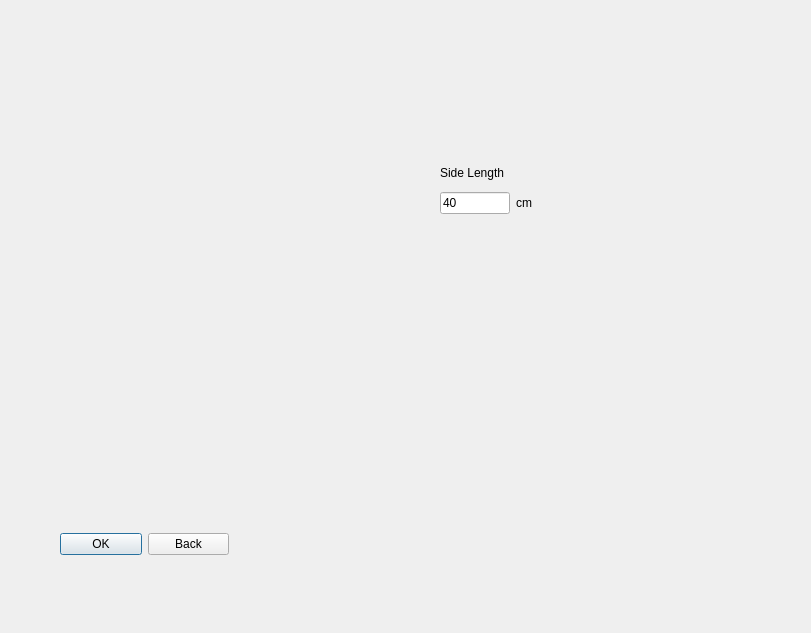
<?xml version="1.0" encoding="UTF-8"?>
<ui version="4.0">
 <class>sqr</class>
 <widget class="QDialog" name="sqr">
  <property name="geometry">
   <rect>
    <x>0</x>
    <y>0</y>
    <width>811</width>
    <height>633</height>
   </rect>
  </property>
  <property name="windowTitle">
   <string>Square</string>
  </property>
  <widget class="QWidget" name="layoutWidget">
   <property name="geometry">
    <rect>
     <x>60</x>
     <y>530</y>
     <width>169</width>
     <height>29</height>
    </rect>
   </property>
   <layout class="QHBoxLayout" name="horizontalLayout">
    <item>
     <widget class="QPushButton" name="square_ok">
      <property name="text">
       <string>OK</string>
      </property>
     </widget>
    </item>
    <item>
     <widget class="QPushButton" name="square_back">
      <property name="text">
       <string>Back</string>
      </property>
     </widget>
    </item>
   </layout>
  </widget>
  <widget class="QWidget" name="layoutWidget1">
   <property name="geometry">
    <rect>
     <x>440</x>
     <y>160</y>
     <width>92</width>
     <height>55</height>
    </rect>
   </property>
   <layout class="QVBoxLayout" name="verticalLayout">
    <item>
     <widget class="QLabel" name="label_2">
      <property name="text">
       <string>Side Length</string>
      </property>
     </widget>
    </item>
    <item>
     <layout class="QHBoxLayout" name="horizontalLayout_2">
      <item>
       <widget class="QLineEdit" name="side_square_le">
        <property name="text">
         <string>40</string>
        </property>
       </widget>
      </item>
      <item>
       <widget class="QLabel" name="label">
        <property name="text">
         <string>cm</string>
        </property>
       </widget>
      </item>
     </layout>
    </item>
   </layout>
  </widget>
 </widget>
 <resources/>
 <connections/>
</ui>
